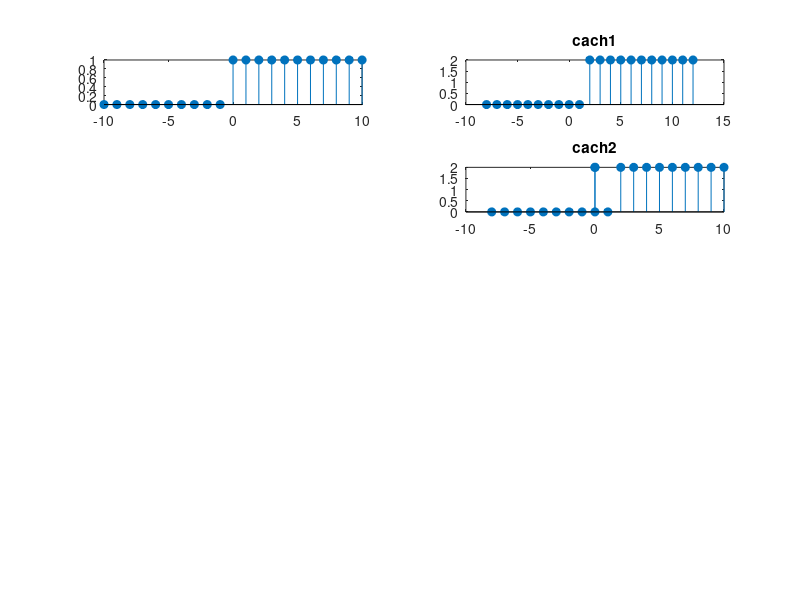

MATLAB code for this plot:
nL=10;
nR=10;
n=-nL:nR;
u=[zeros(1,nL),ones(1,nR+1)]
subplot(5,2,1)
stem(n,u,'fill')

%generate 2u[n-2]
u1=2*u;
subplot(5,2,2)
stem(n+2,u1,'fill')
title('cach1')
%generate 2u[n-2]
u1=2*u;
subplot(5,2,4   )
n1=[n,0,0]
n1(1:2)=[]
stem(n1,u1,'fill')
title('cach2')

% % generate 2u[n-7]
% u2 = 2*u;
% subplot(5,2,3)
% stem(n+7,u2,'fill')
% % generate 2u[-n]
% u3 = 2*u;
% subplot(5,2,4)
% stem(-n,u3,'fill')
% % generate 2u[4-n]
% u4 = 2*u;
% subplot(5,2,5)
% stem(4-n,u4,'fill')
% 
% y= u1-u2-u3+u4;
% subplot(5,2,6)
% stem(n,y,'fill');
